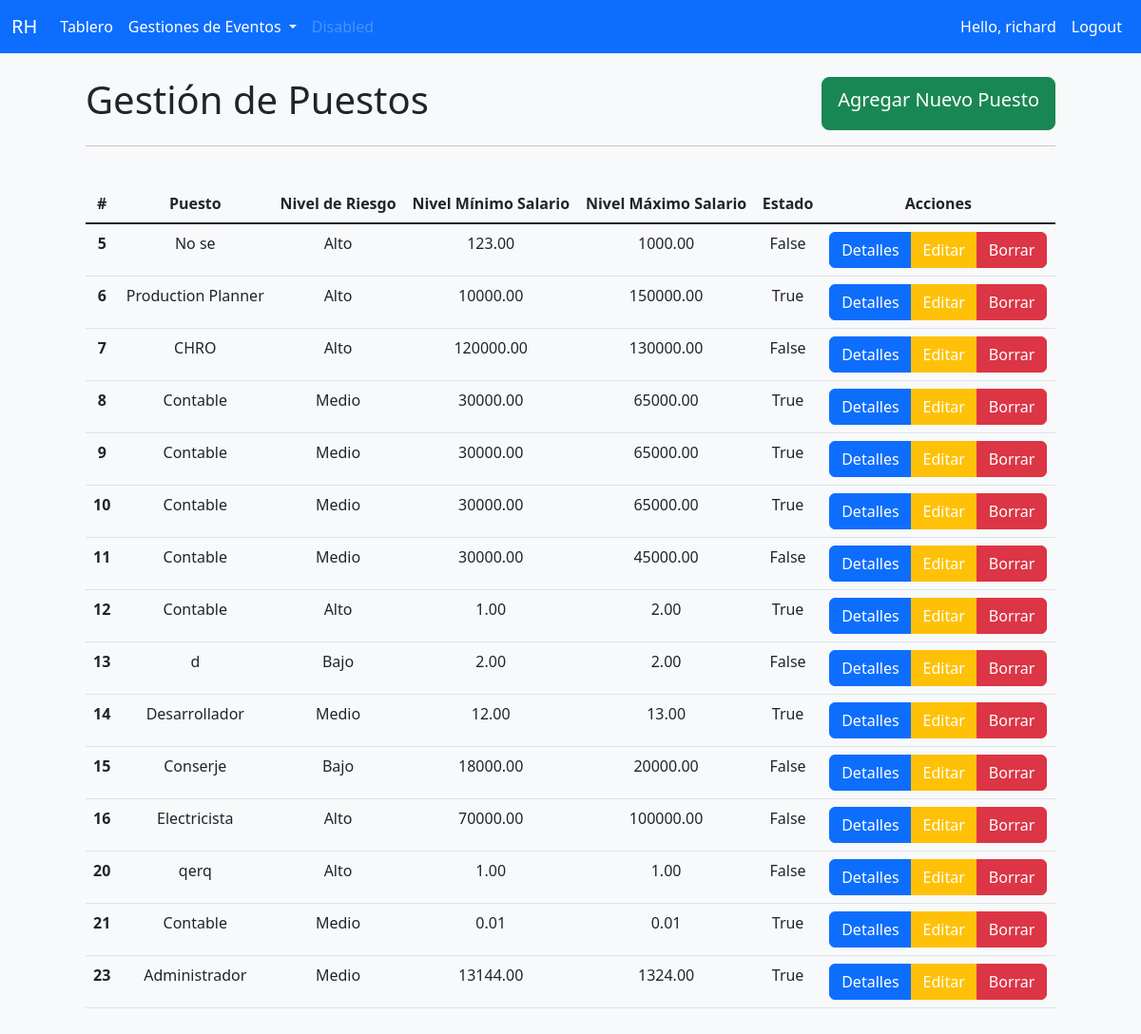
The app's page /puesto/ (signed in), older data.
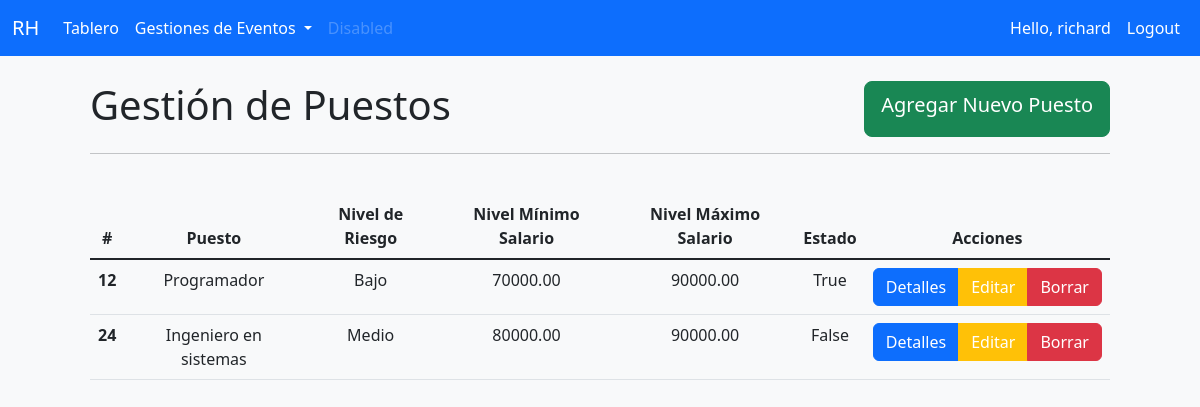
The same page, newer data.
### msrh/models.py (models this page shows, shortened)
class Puesto(models.Model):
    NIVELRIESGO ={
        ('Alto', 'Alto'),
        ('Medio', 'Medio'),
        ('Bajo', 'Bajo'),
    }
    id = models.AutoField(auto_created=True ,primary_key= True, serialize=False,verbose_name='ID')
    puesto =  models.CharField(max_length=50, null=True, verbose_name='Puesto')
    nivelRiesgo = models.CharField(max_length=5, null=True, choices=NIVELRIESGO, verbose_name='Nivel Riesgo')
    nivelMinimoSalario = models.DecimalField(max_digits=10, decimal_places=2, verbose_name='Salario Mínimo')
    nivelMaximoSalario = models.DecimalField(max_digits=10, decimal_places=2, verbose_name='Salario Máximo')
    estado = models.BooleanField(default=False)

### msrh/decorators.py (the view)
        def wrapper_func(request, *args, **kwargs):
            group = None
            if request.user.groups.exists():
                group = request.user.groups.all()[0].name
            if group in allowed_roles:
                return view_func(request, *args, **kwargs)
            else:
                return HttpResponse('No estas autorizado para ver la pagina')

### msrh/views.py (called while the page is built)
@login_required(login_url='login')
@allowed_users(allowed_roles=['admin'])
def puesto(request):
    puesto = Puesto.objects.all()
    return render(request, 'msrh/puesto.html', {'puesto':puesto})

### msrh/templates/msrh/puesto.html
{% extends 'msrh/main.html' %}
{% block content %}
<div class="nav d-flex justify-content-between">
<h1>Gestión de Puestos</h1>
<a href="{% url 'Crearpuesto' %}" class="btn btn-success btn-lg">Agregar Nuevo Puesto</a>
</div><hr>
<br>
<table class="table table-hover table-responsive"  id="table_id">
    <thead>
      <tr class="text-center ">
        <th>#</th>
        <th>Puesto</th>
        <th>Nivel de Riesgo</th>
        <th>Nivel Mínimo Salario</th>
        <th>Nivel Máximo Salario</th>
        <th>Estado</th>
        <th>Acciones</th>
      </tr>
    </thead>
    <tbody class="table-group-divider">
      {% for i in puesto %}
      <tr class="text-center">
        <th>{{i.id}}</th>
        <td>{{i.puesto}}</td>
        <td>{{i.nivelRiesgo}}</td>
        <td>{{i.nivelMinimoSalario}}</td>
        <td>{{i.nivelMaximoSalario}}</td>
        <td>{{i.estado}}</td>
        <td>
          <div class="btn-group" role="group" aria-label="Basic mixed styles example">
            <a href="{% url 'Detallespuesto' i.id %}" class="btn btn-primary">Detalles</a>
            <a href="/Editarpuesto/{{i.id}}"  class="btn btn-warning text-white">Editar</a>
            <a href="{% url 'Borrarpuesto' i.id %}" class="btn btn-danger" >Borrar</a>
          </div>
        </td>
      </tr>
      {% endfor %}
    </tbody>
  </table>
{% endblock %}

Row changes from the older to the newer data that the page shows:
removed Puesto: id "5", puesto "No se", nivelRiesgo "Alto", nivelMinimoSalario "123.00", nivelMaximoSalario "1000.00", estado "False"
removed Puesto: id "6", puesto "Production Planner", nivelRiesgo "Alto", nivelMinimoSalario "10000.00", nivelMaximoSalario "150000.00", estado "True"
removed Puesto: id "7", puesto "CHRO", nivelRiesgo "Alto", nivelMinimoSalario "120000.00", nivelMaximoSalario "130000.00", estado "False"
removed Puesto: id "8", puesto "Contable", nivelRiesgo "Medio", nivelMinimoSalario "30000.00", nivelMaximoSalario "65000.00", estado "True"
removed Puesto: id "9", puesto "Contable", nivelRiesgo "Medio", nivelMinimoSalario "30000.00", nivelMaximoSalario "65000.00", estado "True"
removed Puesto: id "10", puesto "Contable", nivelRiesgo "Medio", nivelMinimoSalario "30000.00", nivelMaximoSalario "65000.00", estado "True"
removed Puesto: id "11", puesto "Contable", nivelRiesgo "Medio", nivelMinimoSalario "30000.00", nivelMaximoSalario "45000.00", estado "False"
removed Puesto: id "13", puesto "d", nivelRiesgo "Bajo", nivelMinimoSalario "2.00", nivelMaximoSalario "2.00", estado "False"
removed Puesto: id "14", puesto "Desarrollador", nivelRiesgo "Medio", nivelMinimoSalario "12.00", nivelMaximoSalario "13.00", estado "True"
removed Puesto: id "15", puesto "Conserje", nivelRiesgo "Bajo", nivelMinimoSalario "18000.00", nivelMaximoSalario "20000.00", estado "False"
removed Puesto: id "16", puesto "Electricista", nivelRiesgo "Alto", nivelMinimoSalario "70000.00", nivelMaximoSalario "100000.00", estado "False"
removed Puesto: id "20", puesto "qerq", nivelRiesgo "Alto", nivelMinimoSalario "1.00", nivelMaximoSalario "1.00", estado "False"
removed Puesto: id "21", puesto "Contable", nivelRiesgo "Medio", nivelMinimoSalario "0.01", nivelMaximoSalario "0.01", estado "True"
removed Puesto: id "23", puesto "Administrador", nivelRiesgo "Medio", nivelMinimoSalario "13144.00", nivelMaximoSalario "1324.00", estado "True"
changed Puesto "True": puesto "Contable" → "Programador"; nivelRiesgo "Alto" → "Bajo"; nivelMinimoSalario "1.00" → "70000.00"; nivelMaximoSalario "2.00" → "90000.00"
added Puesto: id "24", puesto "Ingeniero en sistemas", nivelRiesgo "Medio", nivelMinimoSalario "80000.00", nivelMaximoSalario "90000.00", estado "False"
